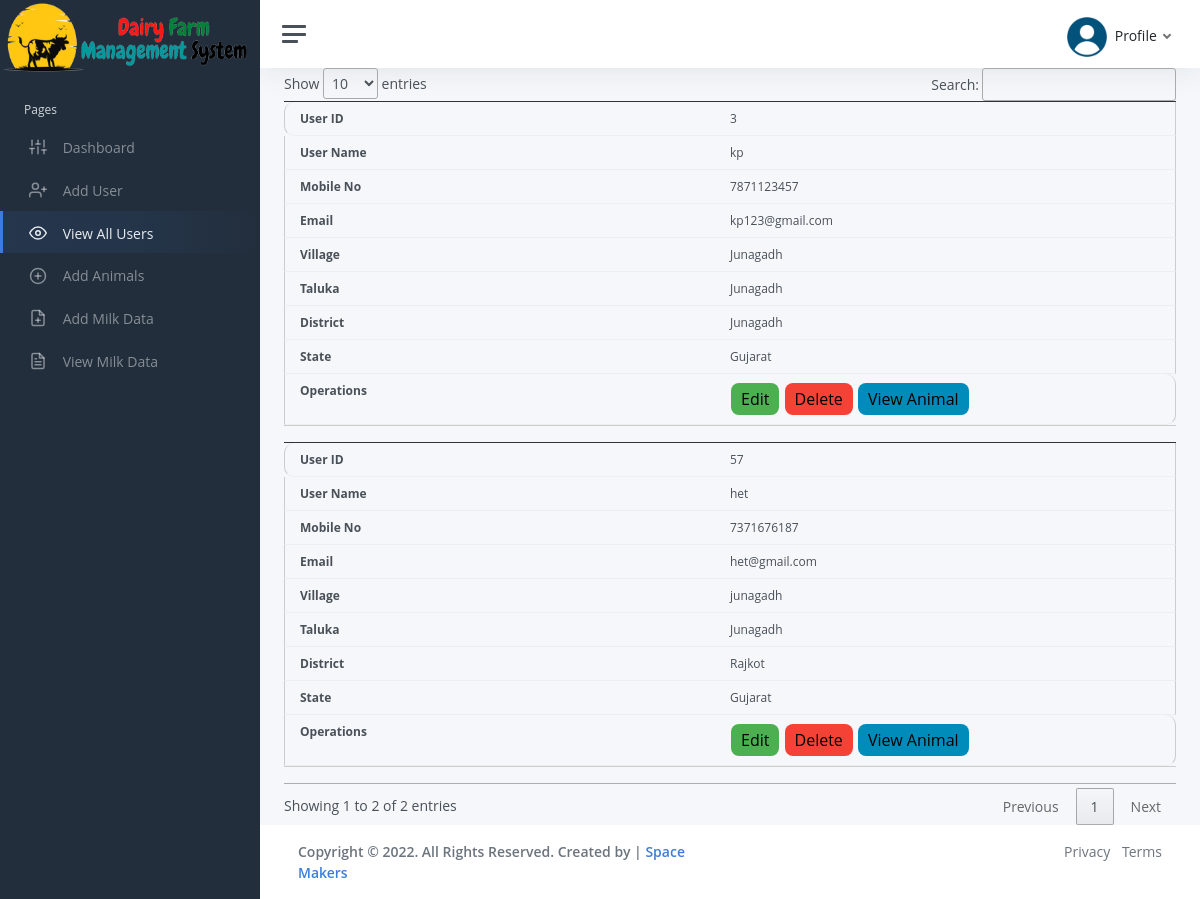
The page /d_attendent/view_users.php (signed in) on the database its author committed.
### tables this page shows
CREATE TABLE `dairy_user` (
  `user_id` int(11) NOT NULL,
  `dairy_id` int(11) NOT NULL
);

CREATE TABLE `user` (
  `user_id` int(20) NOT NULL,
  `role` enum('Admin','dairy attendent','user') NOT NULL,
  `user_name` varchar(20) NOT NULL,
  `password` varchar(20) NOT NULL,
  `mobile_no` bigint(11) NOT NULL,
  `email` varchar(255) NOT NULL,
  `village` varchar(20) NOT NULL,
  `taluka` varchar(20) NOT NULL,
  `district` varchar(20) NOT NULL,
  `state` varchar(20) NOT NULL
);

### d_attendent/view_users.php (the view, shortened to what this page needs)
<?php
$con = mysqli_connect("localhost", "root", "", "dairy_management");
?>
<head>
	<link href="https://cdn.jsdelivr.net/npm/bootstrap@5.2.0/dist/css/bootstrap.min.css" rel="stylesheet">
	<link rel="stylesheet" type="text/css" href="https://cdn.datatables.net/1.12.1/css/jquery.dataTables.css">
	<link href="css/app.css" rel="stylesheet">
</head>
<body>
	<?php
	include "sidebar/view_all_users.php"
	?>
	<?php
	include "header.php"
	?>
	<main class="d-flex w-100">
		<div class="container d-flex flex-column">
			</head>
			<body>
				<table id="table_id">
					<tbody>
						<?php
						$user_id = $_SESSION['user_id'];
						$data = mysqli_query($con, "select dairy_id from dairy_owner where user_id='$user_id'");
						$res = mysqli_fetch_assoc($data);
						$dairy_id = $res["dairy_id"];
						$query = mysqli_query($con, "select * from dairy_user,user where dairy_user.dairy_id='$dairy_id' and user.user_id=dairy_user.user_id ");
						while ($result1 = mysqli_fetch_assoc($query)) {
							echo "
   <tr>
   <td>" . $result1['user_id'] . "</td>
   <td>" . $result1['user_name'] . "</td>
   <td>" . $result1['mobile_no'] . "</td>
   <td>" . $result1['email'] . "</td>
   <td>" . $result1['village'] . "</td>
   <td>" . $result1['taluka'] . "</td>
   <td>" . $result1['district'] . "</td>
   <td>" . $result1['state'] . "</td>
   <td><a href='edit.php ? uid=$result1[user_id]' class='button button1'>Edit</a>
   <a href='deleteuser.php ? uid1=$result1[user_id]' onclick='returncheckdelete()' class='button button2'>Delete</a>
   <a href='view_animal.php ? uid=$result1[user_id]' class='button button3'>View Animal</a></td>
   </tr>
   ";
						}
						?>
					</tbody>
				</table>
	</main>
</body>
</html>
<?php
include "footer.php"
?>
</body>
</html>

### d_attendent/view_users.php (style rules this page uses)
body { counter-reset: my-sec-counter; font-family: 'Open Sans', sans-serif; font-size: 14px; }
table { width: 100%; border-collapse: collapse; }
table td:first-child { border-radius: 10px 0 0 10px; }
table td:last-child { border-radius: 0 10px 10px 0; }
td, th { font-size: 12px; padding: 5px; border: 1px solid #ccc; text-align: left; }
tr:nth-of-type(even) { background-color: White; }
@media only screen and (max-width: 760px),
				(min-device-width: 768px) and (max-device-width: 1024px) { table { margin-top: 106px; } }
@media only screen and (max-width: 760px),
				(min-device-width: 768px) and (max-device-width: 1024px) { table, thead, tbody, th, td, tr { display: block; } }
@media only screen and (max-width: 760px),
				(min-device-width: 768px) and (max-device-width: 1024px) { tr { margin: 0 0 1rem 0; overflow: auto; border-bottom: 1px solid #ccc; } }
@media only screen and (max-width: 760px),
				(min-device-width: 768px) and (max-device-width: 1024px) { tbody tr:before { counter-increment: my-sec-counter; content: ""; background-color: #333; display: block; height: 1px; } }
@media only screen and (max-width: 760px),
				(min-device-width: 768px) and (max-device-width: 1024px) { tr:nth-child(odd) { background: #ccc; } }
@media only screen and (max-width: 760px),
				(min-device-width: 768px) and (max-device-width: 1024px) { td { border: none; border-bottom: 1px solid #eee; margin-right: 0%; display: block; border-right: 1px solid #ccc; border-left: 1px solid #ccc; box-sizing: border-box; } }
@media only screen and (max-width: 760px),
				(min-device-width: 768px) and (max-device-width: 1024px) { td:before { font-weight: bold; width: 50%; float: left; box-sizing: border-box; padding-left: 5px; } }
@media only screen and (max-width: 760px),
				(min-device-width: 768px) and (max-device-width: 1024px) { td:nth-of-type(1):before { content: "User ID"; } }
@media only screen and (max-width: 760px),
				(min-device-width: 768px) and (max-device-width: 1024px) { td:nth-of-type(2):before { content: "User Name"; } }
@media only screen and (max-width: 760px),
				(min-device-width: 768px) and (max-device-width: 1024px) { td:nth-of-type(3):before { content: "Mobile No"; } }
@media only screen and (max-width: 760px),
				(min-device-width: 768px) and (max-device-width: 1024px) { td:nth-of-type(4):before { content: "Email"; } }
@media only screen and (max-width: 760px),
				(min-device-width: 768px) and (max-device-width: 1024px) { td:nth-of-type(5):before { content: "Village"; } }
@media only screen and (max-width: 760px),
				(min-device-width: 768px) and (max-device-width: 1024px) { td:nth-of-type(6):before { content: "Taluka"; } }
@media only screen and (max-width: 760px),
				(min-device-width: 768px) and (max-device-width: 1024px) { td:nth-of-type(7):before { content: "District"; } }
@media only screen and (max-width: 760px),
				(min-device-width: 768px) and (max-device-width: 1024px) { td:nth-of-type(8):before { content: "State"; } }
@media only screen and (max-width: 760px),
				(min-device-width: 768px) and (max-device-width: 1024px) { td:nth-of-type(9):before { content: "Operations"; } }
.button { border: none; color: white; padding: 5px 10px; text-align: center; text-decoration: none; display: inline-block; font-size: 16px; margin: 1px 1px; cursor: pointer; }
.button1 { background-color: #4CAF50; color: black; border-radius: 8px; }
.button2 { background-color: #f44336; color: black; border-radius: 8px; }
.button3 { background-color: #008CBA; color: black; border-radius: 8px; }

### rows shown on the page
dairy_user: user_id.user_id "3", user_id.user_name "kp", user_id.mobile_no "7871123457", user_id.email "kp123@gmail.com", user_id.village "Junagadh", user_id.taluka "Junagadh", user_id.district "Junagadh", user_id.state "Gujarat"
dairy_user: user_id.user_id "57", user_id.user_name "het", user_id.mobile_no "7371676187", user_id.email "het@gmail.com", user_id.village "junagadh", user_id.taluka "Junagadh", user_id.district "Rajkot", user_id.state "Gujarat"
